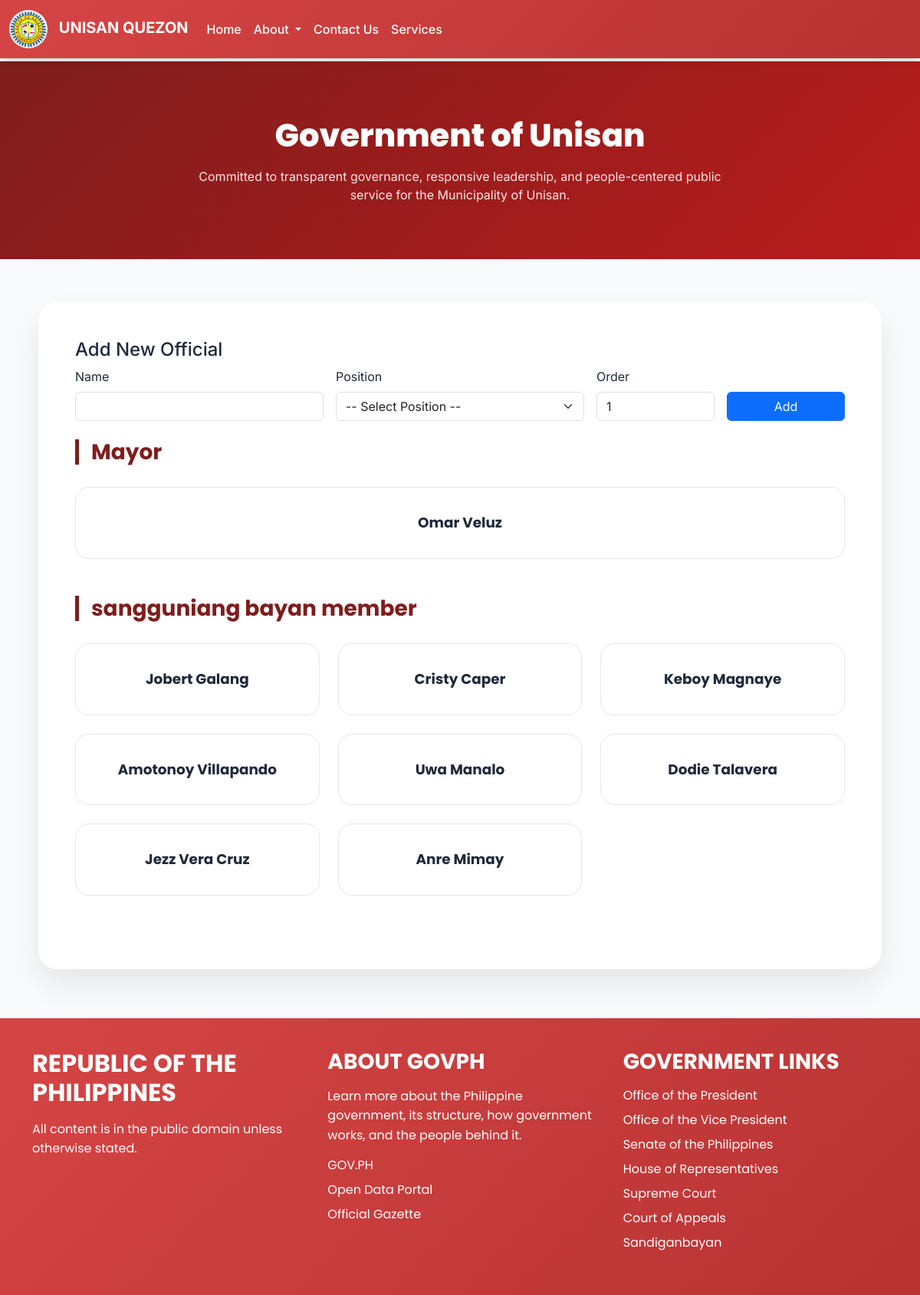
The page /admin_government.php on the database its author committed.
### tables this page shows
CREATE TABLE `government_officials` (
  `id` int(11) NOT NULL,
  `name` varchar(100) NOT NULL,
  `position` varchar(100) NOT NULL,
  `position_order` int(11) DEFAULT 0,
  `image` varchar(255) DEFAULT NULL,
  `description` text DEFAULT NULL,
  `order_number` int(11) DEFAULT 0,
  `created_at` timestamp NOT NULL DEFAULT current_timestamp()
);

### admin_government.php (the view, shortened to what this page needs)
<?php
include 'config.php';
$selected_position = isset($_GET['position']) ? $_GET['position'] : 'All';
if ($selected_position == 'All') {
    $stmt = $conn->prepare("SELECT * FROM government_officials ORDER BY position_order ASC, id ASC");
    $stmt->execute();
} else {
    $stmt = $conn->prepare("SELECT * FROM government_officials WHERE position = ? ORDER BY position_order ASC, id ASC");
    $stmt->bind_param("s", $selected_position);
    $stmt->execute();
}
$result = $stmt->get_result();
$officials = [];
while ($row = $result->fetch_assoc()) {
    $officials[$row['position']][] = $row;
}
?>
<!DOCTYPE html>
<html lang="en">
<head>
<link href="https://cdn.jsdelivr.net/npm/bootstrap@5.3.0/dist/css/bootstrap.min.css" rel="stylesheet">
</head>
<body>
<?php include 'header.php'; ?>
<section class="hero">
    <h1>Government of Unisan</h1>
    <p>
        Committed to transparent governance, responsive leadership,
        and people-centered public service for the Municipality of Unisan.
    </p>
</section>
<div class="page-content">
    <div class="content-card">
<div class="table-card mb-4">
    <h4><?= $edit_official ? 'Edit Official' : 'Add New Official' ?></h4>
    <form method="POST" class="row g-3">
        <div class="col-md-4">
            <label class="form-label">Name</label>
            <input type="text" name="name" class="form-control" value="<?= $edit_official['name'] ?? '' ?>" required>
        </div>
        <div class="col-md-4">
            <label class="form-label">Position</label>
            <select name="position" class="form-select" required>
                <option value="">-- Select Position --</option>
            </select>
        </div>
        <div class="col-md-2">
            <label class="form-label">Order</label>
            <input type="number" name="position_order" class="form-control" value="<?= $edit_official['position_order'] ?? 1 ?>" min="1" required>
        </div>
        <div class="col-md-2">
            <label class="form-label">&nbsp;</label>
            <button type="submit" class="btn btn-primary w-100">
                <?= $edit_official ? 'Update' : 'Add' ?>
            </button>
        </div>
    </form>
</div>
        <?php if (!empty($officials)): ?>
            <?php if ($selected_position == 'All'): ?>
                <?php foreach ($officials as $position => $members): ?>
                    <h3 class="section-title"><?= htmlspecialchars($position) ?></h3>
                    <div class="officials-grid mb-5">
                        <?php foreach ($members as $person): ?>
                            <div class="official-card">
                                <div class="official-name">
                                    <?= htmlspecialchars($person['name']) ?>
                                </div>
                            </div>
                        <?php endforeach; ?>
                    </div>
                <?php endforeach; ?>
            <?php endif; ?>
        <?php else: ?>
            <p class="text-muted text-center">
                No government officials available.
            </p>
        <?php endif; ?>
    </div>
</div>
<?php include 'footer.php'; ?>
</body>
</html>

### admin_government.php (style rules this page uses)
:root { --red:#8b1e1e; --red-dark:#7f1d1d; --dark:#1e293b; --gray:#64748b; --border:#e5e7eb; }
body { font-family:Inter,sans-serif; background:#f8fafc; color:var(--dark); padding-top:90px; }
.hero { background:linear-gradient(135deg,#7f1d1d,#b91c1c); color:white; padding:4.5rem 1rem; text-align:center; }
.hero h1 { font-family:Poppins,sans-serif; font-weight:800; font-size:2.6rem; }
.hero p { max-width:720px; margin:1rem auto 0; opacity:.9; }
.page-content { padding:3.5rem 1rem 4rem; }
.content-card { background:white; max-width:1100px; margin:0 auto; border-radius:24px; padding:3rem; box-shadow:0 20px 40px rgba(0,0,0,.08); }
.section-title { font-family:Poppins,sans-serif; font-weight:700; color:var(--red-dark); margin-bottom:1.8rem; border-left:5px solid var(--red-dark); padding-left:1rem; }
.officials-grid { display:grid; grid-template-columns:repeat(auto-fit,minmax(250px,1fr)); gap:1.5rem; }
.official-card { background:#fff; border:1px solid var(--border); border-radius:18px; padding:2rem 1.5rem; text-align:center; transition:.3s ease; }
.official-name { font-family:Poppins,sans-serif; font-size:1.15rem; font-weight:700; }

### header.php (style rules this page uses)
body { padding-top: 80px; }

### rows shown on the page
government_officials: name "Omar Veluz"
government_officials: name "Jobert Galang"
government_officials: name "Cristy Caper"
government_officials: name "Keboy Magnaye"
government_officials: name "Amotonoy Villapando"
government_officials: name "Uwa Manalo"
government_officials: name "Dodie Talavera"
government_officials: name "Jezz Vera Cruz"
government_officials: name "Anre Mimay"

### other values the page prints
$position "Mayor"
$position "sangguniang bayan member"
